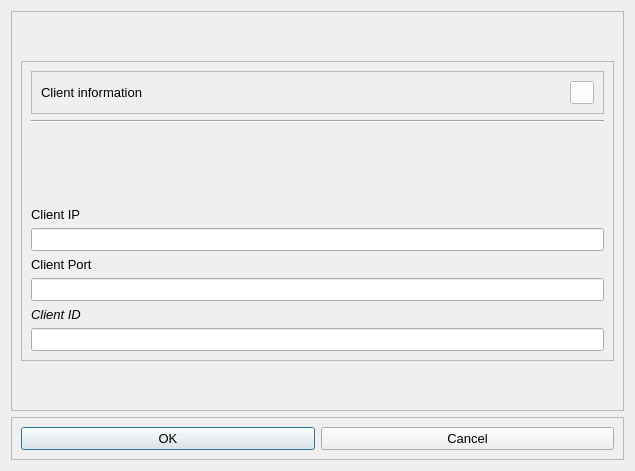
<?xml version="1.0" encoding="UTF-8"?>
<ui version="4.0">
 <class>Dialog</class>
 <widget class="QDialog" name="Dialog">
  <property name="geometry">
   <rect>
    <x>0</x>
    <y>0</y>
    <width>635</width>
    <height>471</height>
   </rect>
  </property>
  <property name="windowTitle">
   <string>Dialog</string>
  </property>
  <property name="styleSheet">
   <string notr="true">font-size: 13px;</string>
  </property>
  <layout class="QGridLayout" name="gridLayout_2">
   <item row="1" column="0">
    <widget class="QFrame" name="frame">
     <property name="maximumSize">
      <size>
       <width>16777215</width>
       <height>50</height>
      </size>
     </property>
     <property name="styleSheet">
      <string notr="true">font-size: 13px;</string>
     </property>
     <property name="frameShape">
      <enum>QFrame::StyledPanel</enum>
     </property>
     <property name="frameShadow">
      <enum>QFrame::Raised</enum>
     </property>
     <layout class="QHBoxLayout" name="horizontalLayout">
      <item>
       <widget class="QPushButton" name="button_ok">
        <property name="text">
         <string>OK</string>
        </property>
       </widget>
      </item>
      <item>
       <widget class="QPushButton" name="button_cancel">
        <property name="text">
         <string>Cancel</string>
        </property>
       </widget>
      </item>
     </layout>
    </widget>
   </item>
   <item row="0" column="0">
    <widget class="QFrame" name="frame_2">
     <property name="frameShape">
      <enum>QFrame::StyledPanel</enum>
     </property>
     <property name="frameShadow">
      <enum>QFrame::Raised</enum>
     </property>
     <layout class="QVBoxLayout" name="verticalLayout">
      <item>
       <widget class="QFrame" name="frame_3">
        <property name="maximumSize">
         <size>
          <width>16777215</width>
          <height>300</height>
         </size>
        </property>
        <property name="frameShape">
         <enum>QFrame::StyledPanel</enum>
        </property>
        <property name="frameShadow">
         <enum>QFrame::Raised</enum>
        </property>
        <layout class="QVBoxLayout" name="verticalLayout_2">
         <item>
          <widget class="QFrame" name="frame_4">
           <property name="frameShape">
            <enum>QFrame::StyledPanel</enum>
           </property>
           <property name="frameShadow">
            <enum>QFrame::Raised</enum>
           </property>
           <layout class="QHBoxLayout" name="horizontalLayout_2">
            <item>
             <widget class="QLabel" name="label">
              <property name="maximumSize">
               <size>
                <width>16777215</width>
                <height>300</height>
               </size>
              </property>
              <property name="text">
               <string>Client information</string>
              </property>
             </widget>
            </item>
            <item>
             <widget class="QToolButton" name="toolButton">
              <property name="styleSheet">
               <string notr="true">background-color: white;</string>
              </property>
              <property name="text">
               <string/>
              </property>
              <property name="icon">
               <iconset>
                <normaloff>../assets/information.png</normaloff>../assets/information.png</iconset>
              </property>
              <property name="popupMode">
               <enum>QToolButton::DelayedPopup</enum>
              </property>
              <property name="autoRaise">
               <bool>false</bool>
              </property>
              <property name="arrowType">
               <enum>Qt::NoArrow</enum>
              </property>
             </widget>
            </item>
           </layout>
          </widget>
         </item>
         <item>
          <widget class="Line" name="line">
           <property name="orientation">
            <enum>Qt::Horizontal</enum>
           </property>
          </widget>
         </item>
         <item>
          <spacer name="verticalSpacer">
           <property name="orientation">
            <enum>Qt::Vertical</enum>
           </property>
           <property name="sizeHint" stdset="0">
            <size>
             <width>20</width>
             <height>40</height>
            </size>
           </property>
          </spacer>
         </item>
         <item>
          <widget class="QLabel" name="label_4">
           <property name="text">
            <string>Client IP</string>
           </property>
          </widget>
         </item>
         <item>
          <widget class="QLineEdit" name="entry_ip"/>
         </item>
         <item>
          <widget class="QLabel" name="label_3">
           <property name="text">
            <string>Client Port</string>
           </property>
          </widget>
         </item>
         <item>
          <widget class="QLineEdit" name="entry_port"/>
         </item>
         <item>
          <widget class="QLabel" name="label_2">
           <property name="text">
            <string>&lt;html&gt;&lt;head/&gt;&lt;body&gt;&lt;p&gt;&lt;span style=&quot; font-style:italic;&quot;&gt;Client ID&lt;/span&gt;&lt;/p&gt;&lt;/body&gt;&lt;/html&gt;</string>
           </property>
          </widget>
         </item>
         <item>
          <widget class="QLineEdit" name="entry_id"/>
         </item>
        </layout>
       </widget>
      </item>
     </layout>
    </widget>
   </item>
  </layout>
 </widget>
 <resources/>
 <connections/>
</ui>
